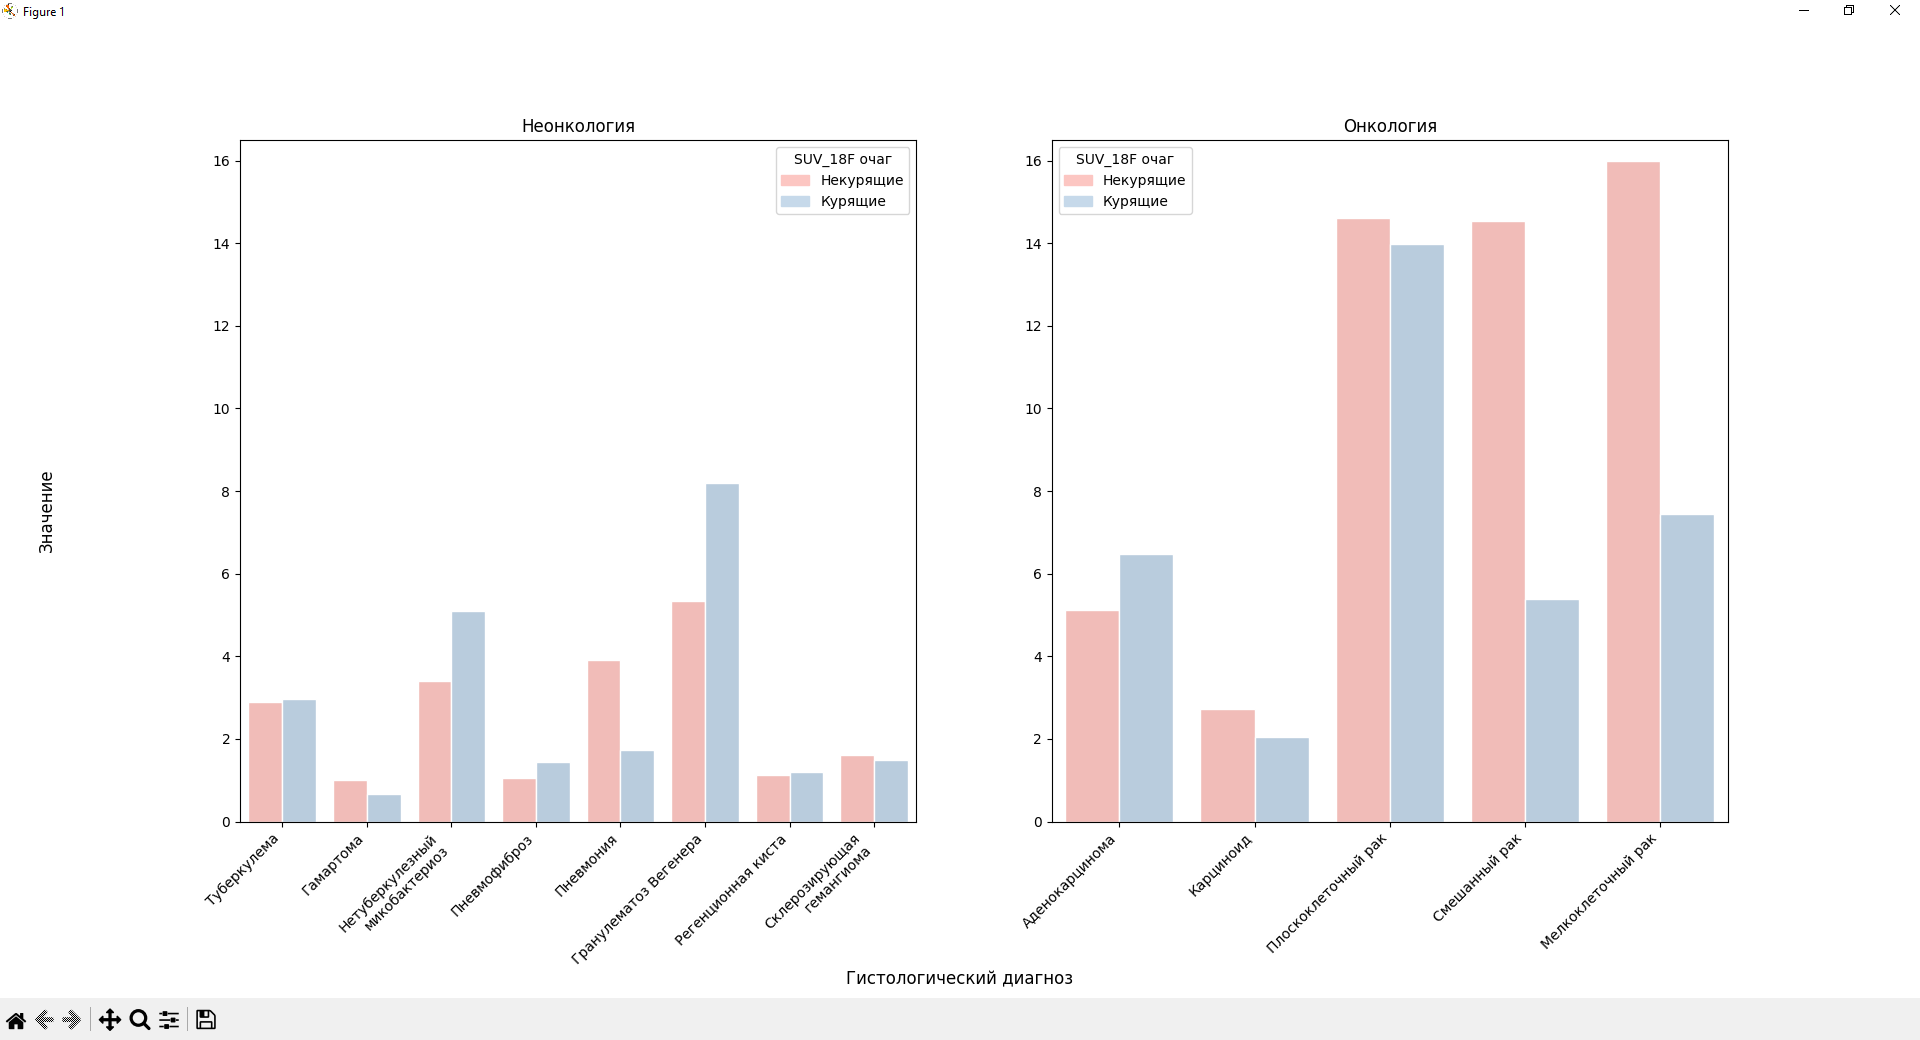

The Python source for this figure:
import pandas as pd
import numpy as np
import seaborn as sns
import matplotlib.pyplot as plt
import matplotlib.patches as mpatches

hyst = "Гистологический диагноз"
onk = "Онк/Неонк"
hystVals = [1, 2, 3, 4, 5, 6, 7, 8, 9, 10, 12, 13, 14, 15, 16, 17, 19, 20, 23]
hystOnk = [1, 2, 3, 6, 12, 13, 14, 15]
hystNonOnk = [4, 5, 7, 8, 9, 10, 16, 17, 19, 20, 23]
hystDict = { 1: "Аденокарцинома", 2: "Карциноид", 3: "Плоскоклеточный рак", 4: "Туберкулема", 5: "Гамартома",
             6: "Мукоэпидермоидный рак", 7: "Нетуберкулезный\nмикобактериоз", 8: "Пневмофиброз",
             9: "Пневмония", 10: "Гранулематоз Вегенера",
             12: "Склерозирующая опухоль", 13: "Смешанный рак", 14: "Мелкоклеточный рак", 15: "Гиперплазия",
             16: "Регенционная киста", 17: "Склерозирующая\nгемангиома", 19: "Муцинозная цистаденома",
             20: "Амилоидоз", 23: "Внутрилегочный\nлимфоузел" }
suvOchF = "SUVочаг_18F"
smoke = "Анамнез курения"

df = pd.read_excel("Data_exam.xlsx", header=1)
pd.set_option('display.max_columns', None)

tmpDF = df[[hyst, smoke, suvOchF]]
suvNonSmoke = "suvNonSmoke"
suvSmoke = "suvSmoke"

suvMeanNonOnk = pd.DataFrame({ hyst: [hystDict[x] for x in hystNonOnk],
                               suvNonSmoke: [tmpDF[(tmpDF[hyst] == x) & (tmpDF[smoke] == 0)][suvOchF].mean() for x in hystNonOnk],
                               suvSmoke: [tmpDF[(tmpDF[hyst] == x) & (tmpDF[smoke] == 1)][suvOchF].mean() for x in hystNonOnk]}).dropna()
suvMeanNonOnk = pd.melt(suvMeanNonOnk, id_vars=[hyst], value_vars=[suvNonSmoke, suvSmoke])

suvMeanOnk = pd.DataFrame({ hyst: [hystDict[x] for x in hystOnk],
                            suvNonSmoke: [tmpDF[(tmpDF[hyst] == x) & (tmpDF[smoke] == 0)][suvOchF].mean() for x in hystOnk],
                            suvSmoke: [tmpDF[(tmpDF[hyst] == x) & (tmpDF[smoke] == 1)][suvOchF].mean() for x in hystOnk]}).dropna()
suvMeanOnk = pd.melt(suvMeanOnk, id_vars=[hyst], value_vars=[suvNonSmoke, suvSmoke])

colors = [[252 / 255, 198 / 255, 194 / 255], [198 / 255, 217 / 255, 234 / 255]]

fig, axes = plt.subplots(1, 2)
axes[0].set_title("Неонкология")
axes[1].set_title("Онкология")
g1 = sns.barplot(ax=axes[0], data=suvMeanNonOnk, x=hyst, y="value", hue="variable", palette="Pastel1", edgecolor="white")
g2 = sns.barplot(ax=axes[1], data=suvMeanOnk, x=hyst, y="value", hue="variable", palette="Pastel1", edgecolor="white")
tmpHystNonOnk = [4, 5, 7, 8, 9, 10, 16, 17]
tmpHystOnk = [1, 2, 3, 13, 14]
g1.set_xticklabels(labels=[hystDict[x] for x in tmpHystNonOnk], rotation=45, horizontalalignment="right")
g2.set_xticklabels(labels=[hystDict[x] for x in tmpHystOnk], rotation=45, horizontalalignment="right")
g1.set(ylim=(0.0, 16.5), xlabel="", ylabel="")
g2.set(ylim=(0.0, 16.5), xlabel="", ylabel="")
fig.supxlabel(hyst)
fig.supylabel("Значение")
patches = [mpatches.Patch(color=colors[0], label="Некурящие"),
           mpatches.Patch(color=colors[1], label="Курящие")]
g1.legend(handles=patches, title="SUV_18F очаг")
g2.legend(handles=patches, title="SUV_18F очаг")
plt.show()
